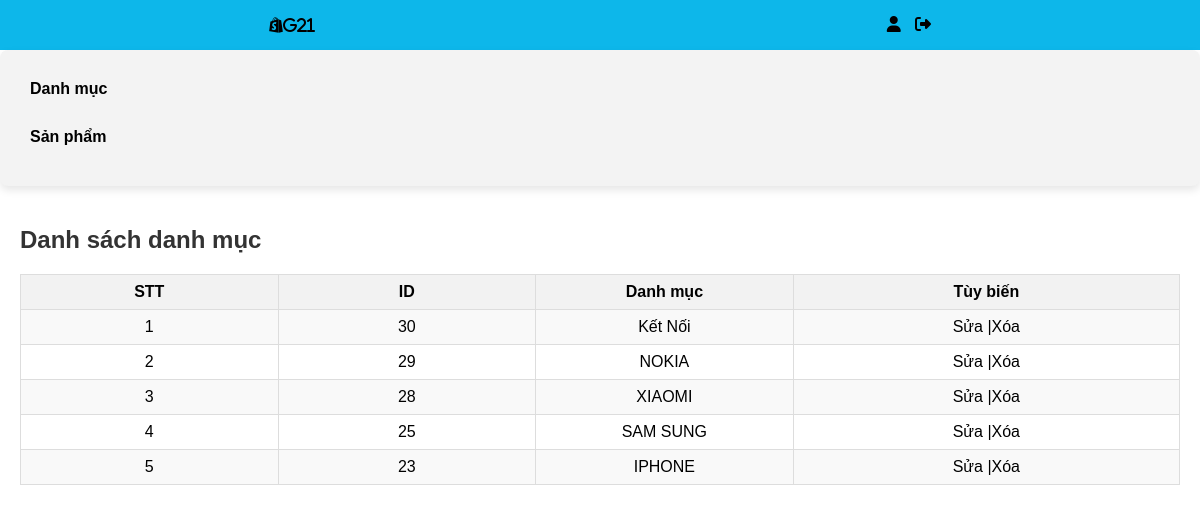
Page /Product_Catalog_Management/cartegorylist.php on the committed database.
### tables this page shows
CREATE TABLE `tbl_cartegory` (
  `cartegory_name` varchar(255) NOT NULL,
  `cartegory_id` int(11) NOT NULL
);

### Product_Catalog_Management/database.php (called while the page is built, shortened)
<?php
Class Database {
    public $host = DB_HOST;
    public $user = DB_USER;
    public $pass = DB_PASS;
    public $dbname = DB_NAME;
    public $link;
    private function connectDB(){
        $this->link = new mysqli($this->host, $this->user, $this->pass,$this->dbname);
    }
    public function select($query){
        $result = $this->link->query($query) or
        die($this->link->error.__LINE__);
        if($result->num_rows > 0){
            return $result;
        } else {
            return false;
        }
    }
}
?>

### Product_Catalog_Management/class/cartegory_class.php (called while the page is built, shortened)
<?php
    include "database.php";
?>
<?php
    class cartegory {
        private $db;
        public function __construct()
        {
            $this ->  db = new Database();
        }
        public function show_cartegory() {
            $query = "SELECT * FROM tbl_cartegory ORDER BY cartegory_id DESC";
            $result = $this->db->select($query);
            return $result;
        }
    }
?>

### Product_Catalog_Management/cartegorylist.php (the view)
<?php
    include "../header.php";
    include "slider.php";
    include "class/cartegory_class.php"
?>
<?php
    $cartegory = new cartegory;
    $show_cartegory = $cartegory ->show_cartegory();
?>
        <div class="admin-content-right">
            <div class="admin-content-right-cartegory-list">
                <h1>Danh sách danh mục</h1>
                <table style="width:100%; text-align: center;">
                    <tr>
                        <th>STT</th>
                        <th>ID</th>
                        <th>Danh mục</th>
                        <th>Tùy biến</th>
                    </tr>
                    <?php
                    if($show_cartegory) {
                        $i = 0;
                        while($result = $show_cartegory->fetch_assoc()) {
                            $i++;
                    ?>
                    <tr>
                        <td><?php echo $i?></td>
                        <td><?php echo $result['cartegory_id']?></td>
                        <td><?php echo $result['cartegory_name']?></td>
                        <td><a href="cartegoryedit.php?cartegory_id=<?php echo $result['cartegory_id']?>">Sửa</a>
                        |<a href="cartegorydelete.php?cartegory_id=<?php echo $result['cartegory_id']?>">Xóa</a></td>
                    </tr>
                    <?php
                        }
                    }
                    ?>
                </table>
            </div>
        </div>
    </section>
</body>
</html>

### css/style.css (style rules this page uses)
:root { --primary-color: #e74026; --primary-color-rgba: rgba(232, 64, 38,0.15); --primary-color-hover: #e65d5d; --white-color: #fff; --black-color: #000; --text-color: #333; --border-color: #bdbdbd; --header-height: 160px; --header__navbar-height: 55px; --header-with-search: calc(var(--header-height) - var(--header__navbar-height)); --header-sort-bar-height: 36px; --z-index-first: 1; --z-index-second: 2; --z-index-third: 3; --star-gold-color: #FFCE3E; }
* { margin: 0; padding: 0; box-sizing: border-box; font-family: Arial, Helvetica, sans-serif; }
a { text-decoration: none; color: black; }

### css/style_admin.css (style rules this page uses)
* { margin: 0; padding: 0; box-sizing: border-box; color: black; outline: none; }
a { text-decoration: none; }
.admin-content-right { padding: 20px; }
.admin-content-right-cartegory-list { margin-top: 20px; }
.admin-content-right-cartegory-list h1 { font-size: 24px; color: #333; }
.admin-content-right-cartegory-list table { width: 100%; border-collapse: collapse; }
.admin-content-right-cartegory-list table th, .admin-content-right-cartegory-list table td { border: 1px solid #ddd; padding: 8px; }
.admin-content-right-cartegory-list table th { background-color: #f2f2f2; }
.admin-content-right-cartegory-list table tr:nth-child(even) { background-color: #f9f9f9; }
.admin-content-right-cartegory-list table { width: 100%; border-collapse: collapse; margin-top: 20px; }
.admin-content-right-cartegory-list table th, .admin-content-right-cartegory-list table td { border: 1px solid #ddd; padding: 8px; text-align: center; }
.admin-content-right-cartegory-list table th, .admin-content-right-cartegory-list table td:nth-child(2) { width: 10%; }
.admin-content-right-cartegory-list table th:last-child, .admin-content-right-cartegory-list table td:last-child { width: 15%; }

### rows in the picture
tbl_cartegory: cartegory_id "30", cartegory_name "Kết Nối"
tbl_cartegory: cartegory_id "29", cartegory_name "NOKIA"
tbl_cartegory: cartegory_id "28", cartegory_name "XIAOMI"
tbl_cartegory: cartegory_id "25", cartegory_name "SAM SUNG"
tbl_cartegory: cartegory_id "23", cartegory_name "IPHONE"
